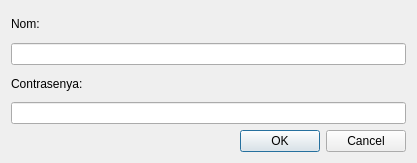
<?xml version="1.0" encoding="UTF-8"?>
<ui version="4.0">
 <class>Dialog</class>
 <widget class="QDialog" name="Dialog">
  <property name="geometry">
   <rect>
    <x>0</x>
    <y>0</y>
    <width>417</width>
    <height>163</height>
   </rect>
  </property>
  <property name="windowTitle">
   <string>Dialog</string>
  </property>
  <layout class="QGridLayout" name="gridLayout">
   <item row="0" column="0">
    <layout class="QVBoxLayout" name="verticalLayout">
     <item>
      <widget class="QLabel" name="labelNom">
       <property name="text">
        <string>Nom:</string>
       </property>
      </widget>
     </item>
     <item>
      <widget class="QLineEdit" name="lineEditNom"/>
     </item>
     <item>
      <widget class="QLabel" name="labelContrasenya">
       <property name="text">
        <string>Contrasenya:</string>
       </property>
      </widget>
     </item>
     <item>
      <widget class="QLineEdit" name="lineEditContrasenya">
       <property name="echoMode">
        <enum>QLineEdit::Password</enum>
       </property>
      </widget>
     </item>
     <item>
      <widget class="QDialogButtonBox" name="buttonBox">
       <property name="orientation">
        <enum>Qt::Horizontal</enum>
       </property>
       <property name="standardButtons">
        <set>QDialogButtonBox::Cancel|QDialogButtonBox::Ok</set>
       </property>
      </widget>
     </item>
    </layout>
   </item>
  </layout>
 </widget>
 <resources/>
 <connections>
  <connection>
   <sender>buttonBox</sender>
   <signal>accepted()</signal>
   <receiver>Dialog</receiver>
   <slot>accept()</slot>
   <hints>
    <hint type="sourcelabel">
     <x>248</x>
     <y>254</y>
    </hint>
    <hint type="destinationlabel">
     <x>157</x>
     <y>274</y>
    </hint>
   </hints>
  </connection>
  <connection>
   <sender>buttonBox</sender>
   <signal>rejected()</signal>
   <receiver>Dialog</receiver>
   <slot>reject()</slot>
   <hints>
    <hint type="sourcelabel">
     <x>316</x>
     <y>260</y>
    </hint>
    <hint type="destinationlabel">
     <x>286</x>
     <y>274</y>
    </hint>
   </hints>
  </connection>
 </connections>
</ui>
